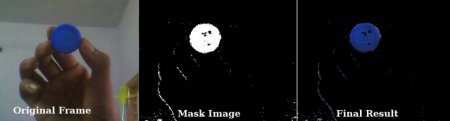
#> input picture openCV/img/frame.jpg, 450 x 121 px; its folder holds 4 pictures in this run
$ python resizeImage.py   (older library calls are emulated)
#> lines starting #> are read from the running program, lines starting #| are printed output that depends on the picture
#!/usr/bin/python
import os
from PIL import Image,ImageFilter

def resize_image():
    #get all file
    img_path = "/Users/lokalone/code/tech/python/img"
    pic_dir = '/Users/lokalone/code/tech/python/deal_img'
    files = os.listdir(img_path)
    path = os.getcwd()
    width = 600
    #change dir path
    os.chdir(img_path)

    for file in files:
        print(file)
        img = Image.open(file)
#> img is the input picture: PIL image 450x121 RGB; mean R, G, B 34.9, 34.6, 34.8
        out = img.resize((width,width),Image.ANTIALIAS)
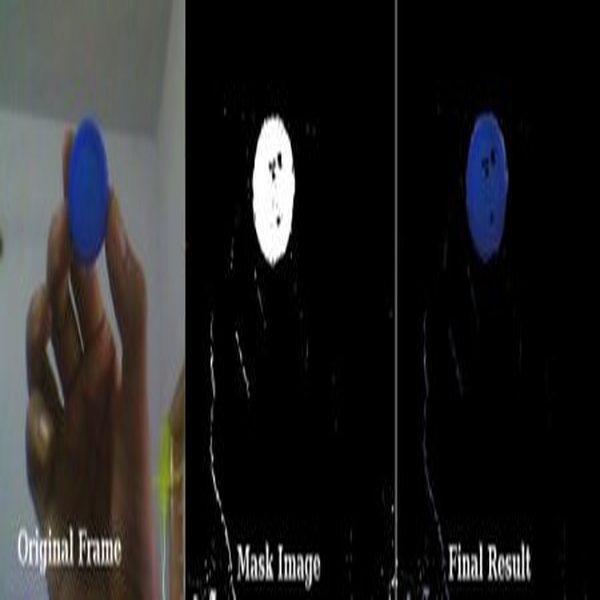
#> out: PIL image 600x600 RGB; mean R, G, B 35, 34.7, 34.9
        print(img)
#| <PIL.JpegImagePlugin.JpegImageFile image mode=RGB size=450x121 at 0x7F0AE86F1210>
        new_name = os.path.join(pic_dir, file)
        out.save(new_name,'jpeg')
#> pass 2 of the loop in resize_image, `for file in files:`:
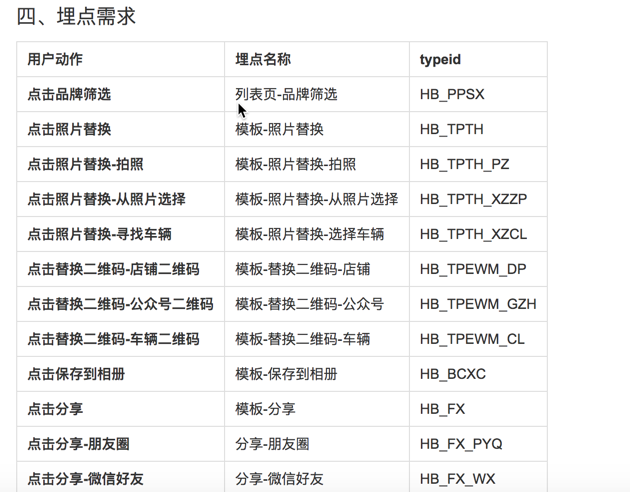
#> input picture openCV/img/road.png, 630 x 492 px
#> in resize_image, img is the input picture: PIL image 630x492 RGBA; mean R, G, B, A 240.3, 240.2, 240.3, 255
#> in resize_image, `out = img.resize((width,width),Image.ANTIALIAS)`:
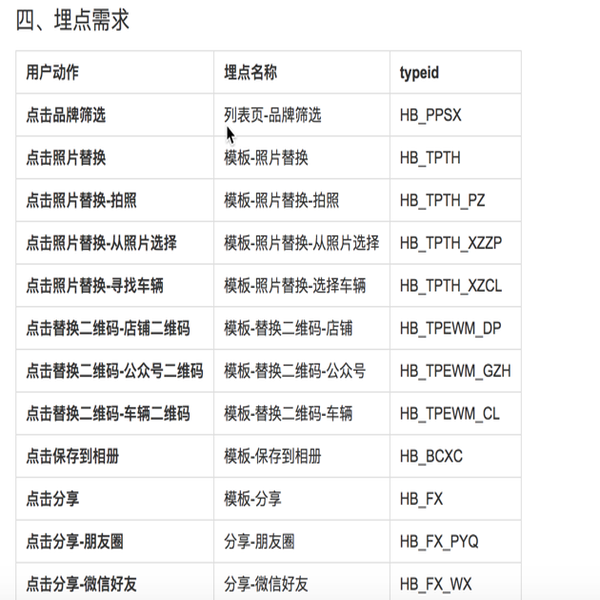
#> out: PIL image 600x600 RGBA; mean R, G, B, A 239.9, 239.9, 239.9, 255
#| <PIL.PngImagePlugin.PngImageFile image mode=RGBA size=630x492 at 0x7F0AE86F2050>
resize_image()
